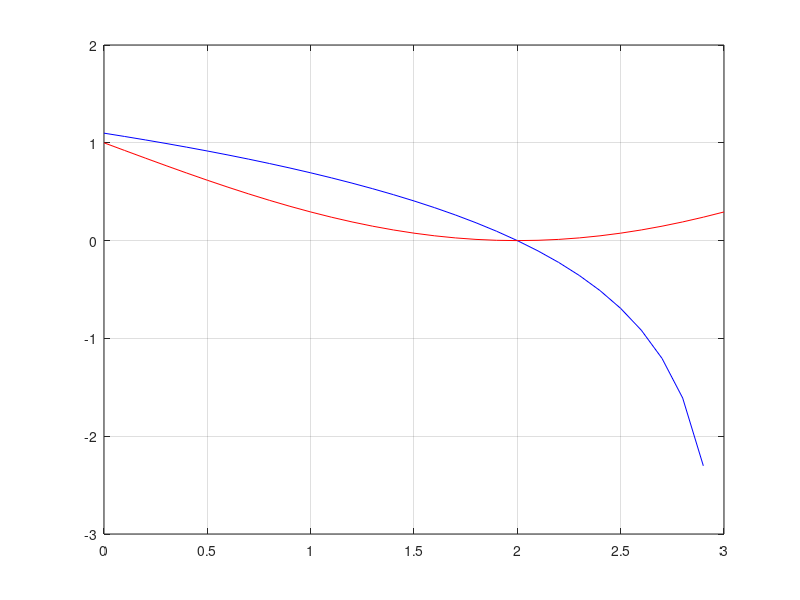

Recreate this plot in MATLAB.
%------------- BEGIN CODE --------------

% ekran ve bellek on temizleme
close all ; clear all ; clc ;

x = [0:0.1:3];

% x + e^y = 3
% sin((pi/4) * x) + y = 1

y1 = log(3 - x);
y2 = 1 - sin((pi/4) * x);

plot(x, y1, 'b', x, y2, 'r');
grid;

%------------- END OF CODE --------------